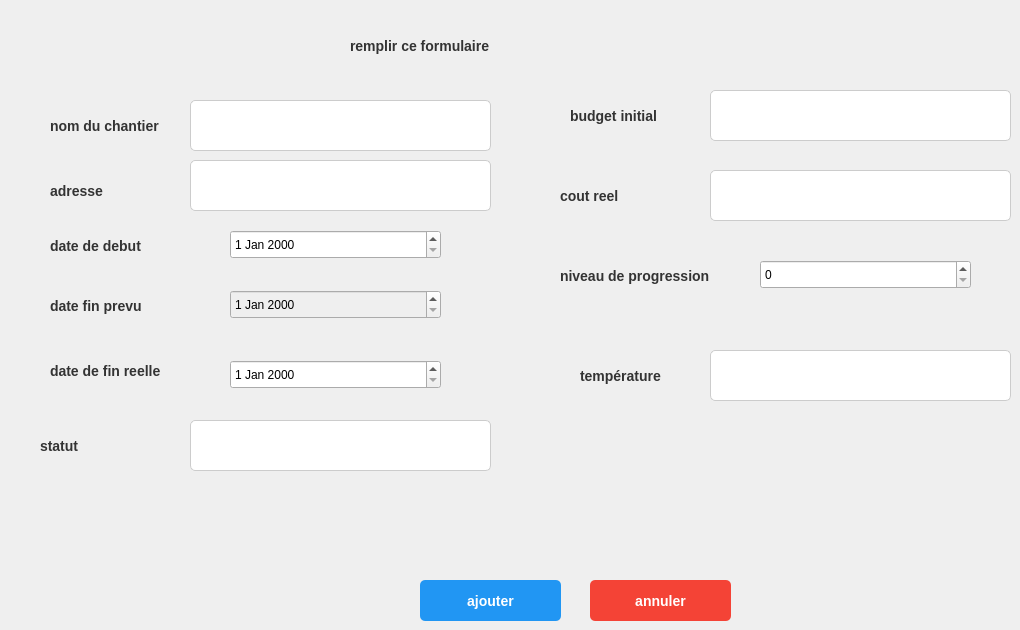
      <widget class="QWidget" name="page_4">
       <widget class="QLabel" name="label_29">
        <property name="geometry">
         <rect>
          <x>50</x>
          <y>110</y>
          <width>141</width>
          <height>31</height>
         </rect>
        </property>
        <property name="styleSheet">
         <string notr="true">QLabel {
    font-size: 14px; /* Taille de la police */
    font-weight: bold; /* Texte en gras */
    color: #333333; /* Couleur du texte gris foncé */
}</string>
        </property>
        <property name="text">
         <string>nom du chantier</string>
        </property>
       </widget>
       <widget class="QLabel" name="label_30">
        <property name="geometry">
         <rect>
          <x>50</x>
          <y>170</y>
          <width>141</width>
          <height>41</height>
         </rect>
        </property>
        <property name="styleSheet">
         <string notr="true">QLabel {
    font-size: 14px; /* Taille de la police */
    font-weight: bold; /* Texte en gras */
    color: #333333; /* Couleur du texte gris foncé */
}</string>
        </property>
        <property name="text">
         <string>adresse</string>
        </property>
       </widget>
       <widget class="QLabel" name="label_31">
        <property name="geometry">
         <rect>
          <x>50</x>
          <y>230</y>
          <width>131</width>
          <height>31</height>
         </rect>
        </property>
        <property name="styleSheet">
         <string notr="true">QLabel {
    font-size: 14px; /* Taille de la police */
    font-weight: bold; /* Texte en gras */
    color: #333333; /* Couleur du texte gris foncé */
}</string>
        </property>
        <property name="text">
         <string>date de debut</string>
        </property>
       </widget>
       <widget class="QLabel" name="label_32">
        <property name="geometry">
         <rect>
          <x>50</x>
          <y>290</y>
          <width>121</width>
          <height>31</height>
         </rect>
        </property>
        <property name="styleSheet">
         <string notr="true">QLabel {
    font-size: 14px; /* Taille de la police */
    font-weight: bold; /* Texte en gras */
    color: #333333; /* Couleur du texte gris foncé */
}</string>
        </property>
        <property name="text">
         <string>date fin prevu</string>
        </property>
       </widget>
       <widget class="QLabel" name="label_33">
        <property name="geometry">
         <rect>
          <x>50</x>
          <y>350</y>
          <width>121</width>
          <height>41</height>
         </rect>
        </property>
        <property name="styleSheet">
         <string notr="true">QLabel {
    font-size: 14px; /* Taille de la police */
    font-weight: bold; /* Texte en gras */
    color: #333333; /* Couleur du texte gris foncé */
}</string>
        </property>
        <property name="text">
         <string>date de fin reelle</string>
        </property>
       </widget>
       <widget class="QLabel" name="label_34">
        <property name="geometry">
         <rect>
          <x>40</x>
          <y>430</y>
          <width>141</width>
          <height>31</height>
         </rect>
        </property>
        <property name="styleSheet">
         <string notr="true">QLabel {
    font-size: 14px; /* Taille de la police */
    font-weight: bold; /* Texte en gras */
    color: #333333; /* Couleur du texte gris foncé */
}</string>
        </property>
        <property name="text">
         <string>statut</string>
        </property>
       </widget>
       <widget class="QLineEdit" name="nom">
        <property name="geometry">
         <rect>
          <x>190</x>
          <y>100</y>
          <width>301</width>
          <height>51</height>
         </rect>
        </property>
        <property name="styleSheet">
         <string notr="true">QLineEdit {
    background-color: #ffffff; /* Fond blanc */
    border: 1px solid #cccccc; /* Bordure grise */
    border-radius: 5px; /* Coins arrondis */
    padding: 8px; /* Espace intérieur */
    font-size: 14px; /* Taille de la police */
    color: #333333; /* Couleur du texte gris foncé */
}

QLineEdit:focus {
    border: 2px solid #2196f3; /* Bordure bleue lorsqu'il est sélectionné */
}</string>
        </property>
        <property name="text">
         <string/>
        </property>
       </widget>
       <widget class="QLineEdit" name="adresse">
        <property name="geometry">
         <rect>
          <x>190</x>
          <y>160</y>
          <width>301</width>
          <height>51</height>
         </rect>
        </property>
        <property name="styleSheet">
         <string notr="true">QLineEdit {
    background-color: #ffffff; /* Fond blanc */
    border: 1px solid #cccccc; /* Bordure grise */
    border-radius: 5px; /* Coins arrondis */
    padding: 8px; /* Espace intérieur */
    font-size: 14px; /* Taille de la police */
    color: #333333; /* Couleur du texte gris foncé */
}

QLineEdit:focus {
    border: 2px solid #2196f3; /* Bordure bleue lorsqu'il est sélectionné */
}</string>
        </property>
        <property name="text">
         <string/>
        </property>
       </widget>
       <widget class="QPushButton" name="pushButton">
        <property name="geometry">
         <rect>
          <x>420</x>
          <y>580</y>
          <width>141</width>
          <height>41</height>
         </rect>
        </property>
        <property name="styleSheet">
         <string notr="true">QPushButton {
    background-color: #2196f3; /* Fond bleu */
    color: white; /* Texte blanc */
    font-size: 14px; /* Taille de la police */
    font-weight: bold; /* Texte en gras */
    border: none; /* Pas de bordure */
    border-radius: 5px; /* Coins arrondis */
    padding: 10px 20px; /* Espace intérieur */
}

QPushButton:hover {
    background-color: #1976d2; /* Fond bleu foncé au survol */
}

QPushButton:pressed {
    background-color: #0d47a1; /* Fond bleu très foncé au clic */
}</string>
        </property>
        <property name="text">
         <string>ajouter</string>
        </property>
       </widget>
       <widget class="QPushButton" name="pushButton_2">
        <property name="geometry">
         <rect>
          <x>590</x>
          <y>580</y>
          <width>141</width>
          <height>41</height>
         </rect>
        </property>
        <property name="styleSheet">
         <string notr="true">QPushButton {
    background-color: #f44336; /* Fond rouge */
    color: white; /* Texte blanc */
    font-size: 14px; /* Taille de la police */
    font-weight: bold; /* Texte en gras */
    border: none; /* Pas de bordure */
    border-radius: 5px; /* Coins arrondis */
    padding: 10px 20px; /* Espace intérieur */
}

QPushButton:hover {
    background-color: #d32f2f; /* Fond rouge foncé au survol */
}

QPushButton:pressed {
    background-color: #b71c1c; /* Fond rouge très foncé au clic */
}</string>
        </property>
        <property name="text">
         <string>annuler</string>
        </property>
       </widget>
       <widget class="QLabel" name="label_35">
        <property name="geometry">
         <rect>
          <x>350</x>
          <y>20</y>
          <width>231</width>
          <height>51</height>
         </rect>
        </property>
        <property name="styleSheet">
         <string notr="true">QLabel {
    font-size: 14px; /* Taille de la police */
    font-weight: bold; /* Texte en gras */
    color: #333333; /* Couleur du texte gris foncé */
}</string>
        </property>
        <property name="text">
         <string>remplir ce formulaire</string>
        </property>
       </widget>
       <widget class="QLabel" name="label_38">
        <property name="geometry">
         <rect>
          <x>570</x>
          <y>100</y>
          <width>141</width>
          <height>31</height>
         </rect>
        </property>
        <property name="styleSheet">
         <string notr="true">QLabel {
    font-size: 14px; /* Taille de la police */
    font-weight: bold; /* Texte en gras */
    color: #333333; /* Couleur du texte gris foncé */
}</string>
        </property>
        <property name="text">
         <string>budget initial</string>
        </property>
       </widget>
       <widget class="QLineEdit" name="budget">
        <property name="geometry">
         <rect>
          <x>710</x>
          <y>90</y>
          <width>301</width>
          <height>51</height>
         </rect>
        </property>
        <property name="styleSheet">
         <string notr="true">QLineEdit {
    background-color: #ffffff; /* Fond blanc */
    border: 1px solid #cccccc; /* Bordure grise */
    border-radius: 5px; /* Coins arrondis */
    padding: 8px; /* Espace intérieur */
    font-size: 14px; /* Taille de la police */
    color: #333333; /* Couleur du texte gris foncé */
}

QLineEdit:focus {
    border: 2px solid #2196f3; /* Bordure bleue lorsqu'il est sélectionné */
}</string>
        </property>
        <property name="text">
         <string/>
        </property>
       </widget>
       <widget class="QLineEdit" name="coutr">
        <property name="geometry">
         <rect>
          <x>710</x>
          <y>170</y>
          <width>301</width>
          <height>51</height>
         </rect>
        </property>
        <property name="styleSheet">
         <string notr="true">QLineEdit {
    background-color: #ffffff; /* Fond blanc */
    border: 1px solid #cccccc; /* Bordure grise */
    border-radius: 5px; /* Coins arrondis */
    padding: 8px; /* Espace intérieur */
    font-size: 14px; /* Taille de la police */
    color: #333333; /* Couleur du texte gris foncé */
}

QLineEdit:focus {
    border: 2px solid #2196f3; /* Bordure bleue lorsqu'il est sélectionné */
}</string>
        </property>
        <property name="text">
         <string/>
        </property>
       </widget>
       <widget class="QLabel" name="label_40">
        <property name="geometry">
         <rect>
          <x>560</x>
          <y>180</y>
          <width>141</width>
          <height>31</height>
         </rect>
        </property>
        <property name="styleSheet">
         <string notr="true">QLabel {
    font-size: 14px; /* Taille de la police */
    font-weight: bold; /* Texte en gras */
    color: #333333; /* Couleur du texte gris foncé */
}</string>
        </property>
        <property name="text">
         <string>cout reel</string>
        </property>
       </widget>
       <widget class="QLabel" name="label_41">
        <property name="geometry">
         <rect>
          <x>560</x>
          <y>260</y>
          <width>161</width>
          <height>31</height>
         </rect>
        </property>
        <property name="styleSheet">
         <string notr="true">QLabel {
    font-size: 14px; /* Taille de la police */
    font-weight: bold; /* Texte en gras */
    color: #333333; /* Couleur du texte gris foncé */
}</string>
        </property>
        <property name="text">
         <string>niveau de progression</string>
        </property>
       </widget>
       <widget class="QDateEdit" name="datedebut">
        <property name="geometry">
         <rect>
          <x>230</x>
          <y>230</y>
          <width>211</width>
          <height>29</height>
         </rect>
        </property>
        <property name="styleSheet">
         <string notr="true">color: rgb(0, 0, 0);</string>
        </property>
       </widget>
       <widget class="QDateEdit" name="datefin">
        <property name="enabled">
         <bool>false</bool>
        </property>
        <property name="geometry">
         <rect>
          <x>230</x>
          <y>290</y>
          <width>211</width>
          <height>29</height>
         </rect>
        </property>
        <property name="styleSheet">
         <string notr="true">color: rgb(0, 0, 0);</string>
        </property>
       </widget>
       <widget class="QDateEdit" name="datefinr">
        <property name="geometry">
         <rect>
          <x>230</x>
          <y>360</y>
          <width>211</width>
          <height>29</height>
         </rect>
        </property>
        <property name="styleSheet">
         <string notr="true">color: rgb(0, 0, 0);</string>
        </property>
       </widget>
       <widget class="QSpinBox" name="prog">
        <property name="geometry">
         <rect>
          <x>760</x>
          <y>260</y>
          <width>211</width>
          <height>29</height>
         </rect>
        </property>
        <property name="styleSheet">
         <string notr="true">color: rgb(0, 0, 0);</string>
        </property>
        <property name="maximum">
         <number>100</number>
        </property>
       </widget>
       <widget class="QLineEdit" name="statut_2">
        <property name="geometry">
         <rect>
          <x>190</x>
          <y>420</y>
          <width>301</width>
          <height>51</height>
         </rect>
        </property>
        <property name="styleSheet">
         <string notr="true">QLineEdit {
    background-color: #ffffff; /* Fond blanc */
    border: 1px solid #cccccc; /* Bordure grise */
    border-radius: 5px; /* Coins arrondis */
    padding: 8px; /* Espace intérieur */
    font-size: 14px; /* Taille de la police */
    color: #333333; /* Couleur du texte gris foncé */
}

QLineEdit:focus {
    border: 2px solid #2196f3; /* Bordure bleue lorsqu'il est sélectionné */
}</string>
        </property>
        <property name="text">
         <string/>
        </property>
       </widget>
       <widget class="QLabel" name="label_42">
        <property name="geometry">
         <rect>
          <x>580</x>
          <y>360</y>
          <width>101</width>
          <height>31</height>
         </rect>
        </property>
        <property name="styleSheet">
         <string notr="true">QLabel {
    font-size: 14px; /* Taille de la police */
    font-weight: bold; /* Texte en gras */
    color: #333333; /* Couleur du texte gris foncé */
}</string>
        </property>
        <property name="text">
         <string>température</string>
        </property>
       </widget>
       <widget class="QLineEdit" name="temp">
        <property name="geometry">
         <rect>
          <x>710</x>
          <y>350</y>
          <width>301</width>
          <height>51</height>
         </rect>
        </property>
        <property name="styleSheet">
         <string notr="true">QLineEdit {
    background-color: #ffffff; /* Fond blanc */
    border: 1px solid #cccccc; /* Bordure grise */
    border-radius: 5px; /* Coins arrondis */
    padding: 8px; /* Espace intérieur */
    font-size: 14px; /* Taille de la police */
    color: #333333; /* Couleur du texte gris foncé */
}

QLineEdit:focus {
    border: 2px solid #2196f3; /* Bordure bleue lorsqu'il est sélectionné */
}</string>
        </property>
        <property name="text">
         <string/>
        </property>
       </widget>
      </widget>
